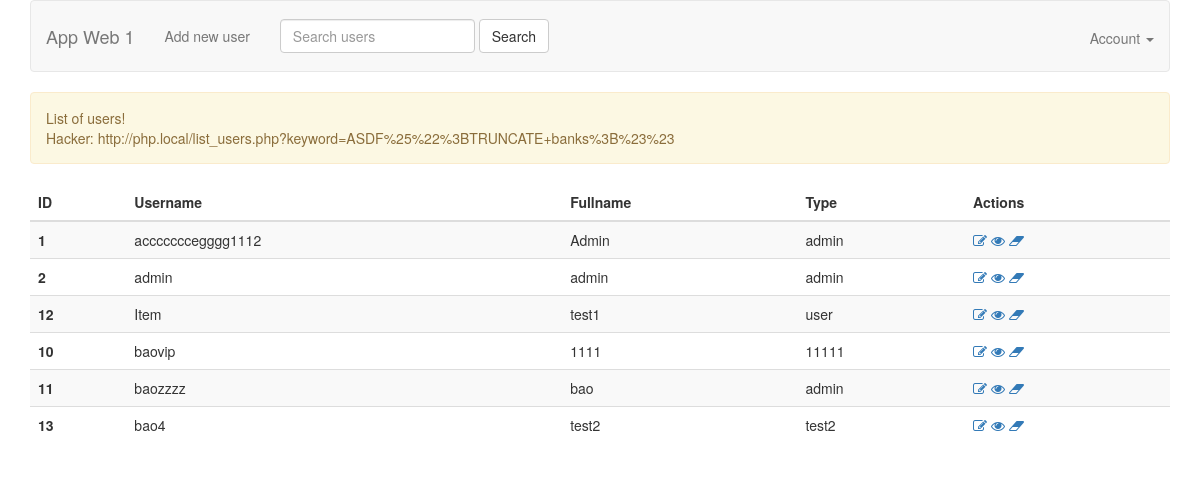
The app's page /app_web1_fix/list_users.php with its own data.
### tables this page shows
CREATE TABLE `users` (
  `id` int(11) NOT NULL,
  `name` varchar(100) NOT NULL,
  `fullname` varchar(100) NOT NULL,
  `email` varchar(100) NOT NULL,
  `type` varchar(100) NOT NULL,
  `password` varchar(250) NOT NULL,
  `is_locked` tinyint(1) NOT NULL,
  `update_at` timestamp NOT NULL DEFAULT current_timestamp() ON UPDATE current_timestamp()
);

### app_web1_fix/models/UserModel.php (called while the page is built, shortened)
<?php
require_once 'BaseModel.php';
class UserModel extends BaseModel {
    public function getUsers($params = []) {
        if (!empty($params['keyword'])) {
            $sql = 'SELECT * FROM users WHERE name LIKE "%' . $params['keyword'] .'%"';
            $users = self::$_connection->multi_query($sql);
            $users = $this->query($sql);
        } else {
            $sql = 'SELECT * FROM users';
            $users = $this->select($sql);
        }
        return $users;
    }
}

### app_web1_fix/models/BaseModel.php (called while the page is built, shortened)
<?php
abstract class BaseModel {
    protected static $_connection;
    public function __construct() {
        if (!isset(self::$_connection)) {
            self::$_connection = mysqli_connect(DB_HOST, DB_USER, DB_PASSWORD, DB_NAME, DB_PORT);
        }
    }
    protected function query($sql) {
        $result = self::$_connection->query($sql);
        return $result;
    }
    protected function select($sql) {
        $result = $this->query($sql);
        $rows = [];
        if (!empty($result)) {
            while ($row = $result->fetch_assoc()) {
                $rows[] = $row;
            }
        }
        return $rows;
    }
}

### app_web1_fix/list_users.php (the view, shortened to what this page needs)
<?php
require_once 'models/UserModel.php';
$userModel = new UserModel();
$params = [];
$users = $userModel->getUsers($params);
?>
<!DOCTYPE html>
<html>
<head>
    <?php include 'views/meta.php' ?>
</head>
<body>
    <?php include 'views/header.php'?>
    <div class="container">
        <?php if (!empty($users)) {?>
            <div class="alert alert-warning" role="alert">
                List of users! <br>
                Hacker: http://php.local/list_users.php?keyword=ASDF%25%22%3BTRUNCATE+banks%3B%23%23
            </div>
            <table class="table table-striped">
                <thead>
                    <tr>
                        <th scope="col">ID</th>
                        <th scope="col">Username</th>
                        <th scope="col">Fullname</th>
                        <th scope="col">Type</th>
                        <th scope="col">Actions</th>
                    </tr>
                </thead>
                <tbody>
                    <?php foreach ($users as $user) {?>
                        <tr>
                            <th scope="row"><?php echo $user['id']?></th>
                            <td>
                                <?php echo $user['name']?>
                            </td>
                            <td>
                                <?php echo $user['fullname']?>
                            </td>
                            <td>
                                <?php echo $user['type'];
                            ?>
                            </td>
                            <td>
                                <a href="form_user.php?id=<?php echo $user['id'] ?>">
                                    <i class="fa fa-pencil-square-o" aria-hidden="true" title="Update"></i>
                                </a>
                                <a href="view_user.php?id=<?php echo $user['id'] ?>">
                                    <i class="fa fa-eye" aria-hidden="true" title="View"></i>
                                </a>
                                <a href="delete_user.php?id=<?php echo $user['id'] ?>">
                                    <i class="fa fa-eraser" aria-hidden="true" title="Delete"></i>
                                </a>
                            </td>
                        </tr>
                    <?php } ?>
                </tbody>
            </table>
        <?php }else { ?>
            <div class="alert alert-dark" role="alert">
                This is a dark alert—check it out!
            </div>
        <?php } ?>
    </div>
</body>
</html>

### app_web1_fix/views/meta.php (shortened to what this page needs)
<link rel="stylesheet" type="text/css" href="public/css/styles.css">
<link rel="stylesheet" type="text/css" href="public/css/bootstrap.min-3.3.7.css">
<link rel="stylesheet" type="text/css" href="public/css/font-awesome.min-4.6.3.css">

### app_web1_fix/views/header.php (shortened to what this page needs)
<?php
$keyword = '';
?>
<div class="container">
    <nav class="navbar navbar-icon-top navbar-default">
            <div class="navbar-header">
                <a class="navbar-brand" href="list_users.php">App Web 1</a>
            </div>
            <div class="collapse navbar-collapse" id="bs-example-navbar-collapse-1">
                <ul class="nav navbar-nav">
                    <li><a href="form_user.php">Add new user</a></li>
                </ul>
                <form class="navbar-form navbar-left">
                    <div class="form-group">
                        <input type="text" name="keyword" class="form-control" placeholder="Search users"
                               value="<?php echo $keyword ?>"
                        >
                    </div>
                    <button type="submit" class="btn btn-default">Search</button>
                </form>
                <ul class="nav navbar-nav navbar-right">
                    <li class="dropdown">
                        <a href="#" class="dropdown-toggle" data-toggle="dropdown" role="button" aria-haspopup="true" aria-expanded="false">
                            Account <span class="caret"></span>
                        </a>
                    </li>
                </ul>
            </div>
    </nav>
</div>

### app_web1_fix/public/css/styles.css (style rules this page uses)
.btn { padding: 10px; font-size: 15px; color: white; background: #5F9EA0; border: none; border-radius: 5px; }
@media (min-width: 768px) { .navbar-icon-top .navbar-brand { padding: 25px 15px; } }
@media (min-width: 768px) { .navbar-icon-top .navbar-btn, .navbar-icon-top .navbar-form { margin-top: 18px; margin-bottom: 18px; } }
@media (min-width: 768px) { .navbar-icon-top .navbar-nav>li>a { text-align: center; display: table-cell; height: 70px; vertical-align: middle; padding-top: 0; padding-bottom: 0; } }

### records on screen
users: id "1", name "acccccccegggg1112", fullname "Admin", type "admin"
users: id "2", name "admin", fullname "admin", type "admin"
users: id "12", name "Item", fullname "test1", type "user"
users: id "10", name "baovip", fullname "1111", type "11111"
users: id "11", name "baozzzz", fullname "bao", type "admin"
users: id "13", name "bao4", fullname "test2", type "test2"
